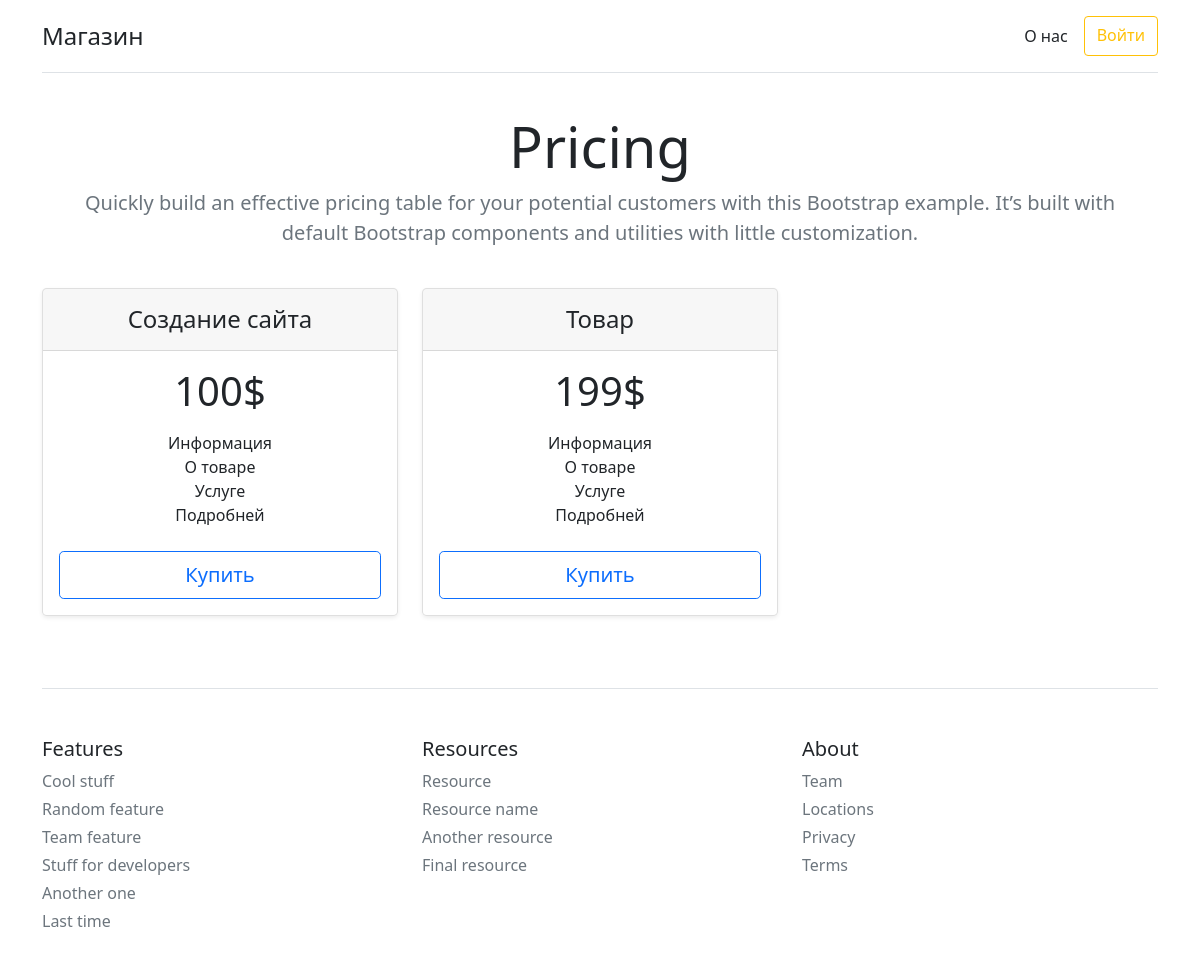
The page / on the database its author committed.
### eshop/models.py (models this page shows, shortened)
class Main:
    def add_to(self):
        try:
            db.session.add(self)
            db.session.commit()
            return True
        except Exception as e:
            print(e)
            return False

class Product(db.Model, Main):
    __tablename__ = 'eshop_Product'
    id = db.Column(
        db.Integer,
        primary_key=True
    )
    title = db.Column(
        db.String(100),
        nullable=False
    )
    price = db.Column(
        db.Integer,
        nullable=False
    )
    onStorage = db.Column(
        db.Boolean,
        default=True
    )
    text = db.Column(
        db.Text,
        nullable=False
    )
    creator = db.Column(
        db.String(100),
        db.ForeignKey('eshop_User.email')
    )

### eshop/routes.py (the view)
@app.route('/')
def index():
    items = Product.query.all()
    return render_template('home/index.html', data=items, current_user=current_user)

### eshop/templates/home/index.html (shortened to what this page needs)
{% extends 'base.html' %}
{% block content %}
<main>
    <div class="pricing-header p-3 pb-md-4 mx-auto text-center">
      <h1 class="display-4 fw-normal">Pricing</h1>
      <p class="fs-5 text-muted">Quickly build an effective pricing table for your potential customers with this Bootstrap example. It’s built with default Bootstrap components and utilities with little customization.</p>
    </div>
    <div class="row row-cols-1 row-cols-md-3 mb-3 text-center">
      {% for item in data %}
        <div class="col">
        <div class="card mb-4 rounded-3 shadow-sm">
          <div class="card-header py-3">
            <h4 class="my-0 fw-normal">{{ item.title }}</h4>
          </div>
          <div class="card-body">
            <h1 class="card-title pricing-card-title">{{ item.price }}$</h1>
            <ul class="list-unstyled mt-3 mb-4">
              <li>Информация</li>
              <li>О товаре</li>
              <li>Услуге</li>
              <li>Подробней</li>
            </ul>
            <button type="button" class="w-100 btn btn-lg btn-outline-primary">Купить</button>
          </div>
        </div>
      </div>
      {% endfor %}
    </div>
  </main>
{% endblock %}

### rows shown on the page
Product: title "Создание сайта", price "100"
Product: title "Товар", price "199"
